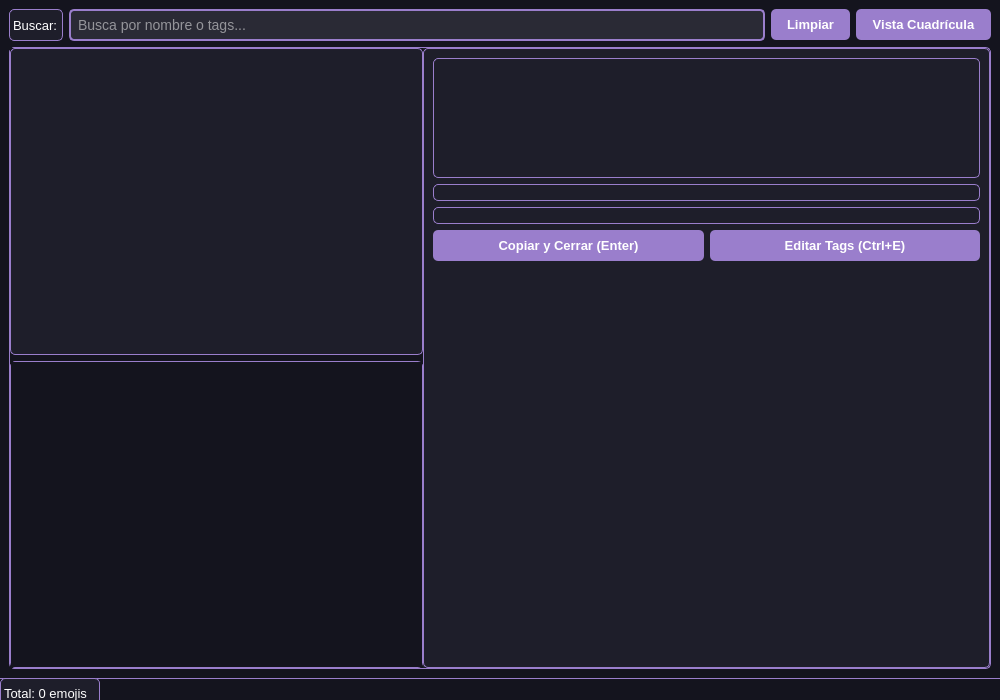
<?xml version="1.0" encoding="UTF-8"?>
<ui version="4.0">
 <class>MainWindow</class>
 <widget class="QMainWindow" name="MainWindow">
  <property name="geometry">
   <rect>
    <x>0</x>
    <y>0</y>
    <width>1000</width>
    <height>700</height>
   </rect>
  </property>
  <property name="windowTitle">
   <string>Gestor de Emojis</string>
  </property>
  <property name="styleSheet">
   <string notr="true">/* Tema oscuro personalizado */
QMainWindow {
    background-color: #14141e;
    color: white;
}

QWidget {
    background-color: #14141e;
    color: white;
}

QLineEdit {
    background-color: #2a2a35;
    border: 2px solid #9a7ecc;
    border-radius: 5px;
    padding: 5px;
    color: white;
    font-size: 14px;
}

QLineEdit:focus {
    border-color: #b59bd6;
    background-color: #32323f;
}

QListWidget {
    background-color: #1e1e2a;
    border: 1px solid #9a7ecc;
    border-radius: 5px;
    color: white;
    selection-background-color: #9a7ecc;
    selection-color: white;
    outline: none;
}

QListWidget::item {
    padding: 8px;
    border-bottom: 1px solid #2a2a35;
}

QListWidget::item:hover {
    background-color: #2a2a35;
}

QListWidget::item:selected {
    background-color: #9a7ecc;
    color: white;
}

QPushButton {
    background-color: #9a7ecc;
    color: white;
    border: none;
    border-radius: 5px;
    padding: 8px 16px;
    font-weight: bold;
    font-size: 13px;
}

QPushButton:hover {
    background-color: #b59bd6;
}

QPushButton:pressed {
    background-color: #8a6ebc;
}

QLabel {
    color: white;
    font-size: 13px;
}

QFrame {
    background-color: #1e1e2a;
    border: 1px solid #9a7ecc;
    border-radius: 5px;
}

QStatusBar {
    background-color: #14141e;
    color: white;
    border-top: 1px solid #9a7ecc;
}

QSplitter::handle {
    background-color: #9a7ecc;
    width: 3px;
}

QTextEdit {
    background-color: #2a2a35;
    border: 2px solid #9a7ecc;
    border-radius: 5px;
    color: white;
    padding: 5px;
    font-size: 13px;
}

QTextEdit:focus {
    border-color: #b59bd6;
    background-color: #32323f;
}

QScrollArea {
    background-color: #1e1e2a;
    border: 1px solid #9a7ecc;
    border-radius: 5px;
}

QScrollBar:vertical {
    background-color: #2a2a35;
    width: 12px;
    border-radius: 6px;
}

QScrollBar::handle:vertical {
    background-color: #9a7ecc;
    border-radius: 6px;
    min-height: 20px;
}

QScrollBar::handle:vertical:hover {
    background-color: #b59bd6;
}</string>
  </property>
  <widget class="QWidget" name="centralwidget">
   <layout class="QVBoxLayout" name="verticalLayout_main">
    <item>
     <layout class="QHBoxLayout" name="horizontalLayout_search">
      <item>
       <widget class="QLabel" name="label_search">
        <property name="text">
         <string>Buscar:</string>
        </property>
       </widget>
      </item>
      <item>
       <widget class="QLineEdit" name="lineEdit_search">
        <property name="placeholderText">
         <string>Busca por nombre o tags...</string>
        </property>
       </widget>
      </item>
      <item>
       <widget class="QPushButton" name="pushButton_clear">
        <property name="text">
         <string>Limpiar</string>
        </property>
       </widget>
      </item>
      <item>
       <widget class="QPushButton" name="pushButton_toggleView">
        <property name="text">
         <string>Vista Cuadrícula</string>
        </property>
       </widget>
      </item>
     </layout>
    </item>
    <item>
     <widget class="QSplitter" name="splitter_main">
      <property name="orientation">
       <enum>Qt::Horizontal</enum>
      </property>
      <widget class="QWidget" name="widget_emojiContainer">
       <layout class="QVBoxLayout" name="verticalLayout_emojiContainer">
        <property name="leftMargin">
         <number>0</number>
        </property>
        <property name="topMargin">
         <number>0</number>
        </property>
        <property name="rightMargin">
         <number>0</number>
        </property>
        <property name="bottomMargin">
         <number>0</number>
        </property>
        <item>
         <widget class="QListWidget" name="listWidget_emojis">
          <property name="font">
           <font>
            <pointsize>16</pointsize>
           </font>
          </property>
         </widget>
        </item>
        <item>
         <widget class="QScrollArea" name="scrollArea_emojiGrid">
          <property name="widgetResizable">
           <bool>true</bool>
          </property>
          <property name="visible">
           <bool>false</bool>
          </property>
          <widget class="QWidget" name="scrollAreaWidgetContents">
           <property name="geometry">
            <rect>
             <x>0</x>
             <y>0</y>
             <width>594</width>
             <height>588</height>
            </rect>
           </property>
           <layout class="QGridLayout" name="gridLayout_emojis">
            <property name="spacing">
             <number>5</number>
            </property>
           </layout>
          </widget>
         </widget>
        </item>
       </layout>
      </widget>
      <widget class="QFrame" name="frame_infoPanel">
       <property name="frameShape">
        <enum>QFrame::StyledPanel</enum>
       </property>
       <property name="frameShadow">
        <enum>QFrame::Raised</enum>
       </property>
       <layout class="QVBoxLayout" name="verticalLayout_infoPanel">
        <item>
         <widget class="QLabel" name="label_selectedEmoji">
          <property name="font">
           <font>
            <pointsize>72</pointsize>
           </font>
          </property>
          <property name="text">
           <string/>
          </property>
          <property name="alignment">
           <set>Qt::AlignCenter</set>
          </property>
          <property name="minimumSize">
           <size>
            <width>0</width>
            <height>120</height>
           </size>
          </property>
         </widget>
        </item>
        <item>
         <widget class="QLabel" name="label_emojiInfo">
          <property name="text">
           <string/>
          </property>
          <property name="wordWrap">
           <bool>true</bool>
          </property>
         </widget>
        </item>
        <item>
         <widget class="QLabel" name="label_tags">
          <property name="text">
           <string/>
          </property>
          <property name="wordWrap">
           <bool>true</bool>
          </property>
         </widget>
        </item>
        <item>
         <layout class="QHBoxLayout" name="horizontalLayout_actions">
          <item>
           <widget class="QPushButton" name="pushButton_copyAndClose">
            <property name="text">
             <string>Copiar y Cerrar (Enter)</string>
            </property>
           </widget>
          </item>
          <item>
           <widget class="QPushButton" name="pushButton_editTags">
            <property name="text">
             <string>Editar Tags (Ctrl+E)</string>
            </property>
           </widget>
          </item>
         </layout>
        </item>
        <item>
         <spacer name="verticalSpacer">
          <property name="orientation">
           <enum>Qt::Vertical</enum>
          </property>
          <property name="sizeHint" stdset="0">
           <size>
            <width>20</width>
            <height>40</height>
           </size>
          </property>
         </spacer>
        </item>
       </layout>
      </widget>
     </widget>
    </item>
   </layout>
  </widget>
  <widget class="QStatusBar" name="statusbar">
   <widget class="QLabel" name="label_status">
    <property name="text">
     <string>Total: 0 emojis</string>
    </property>
   </widget>
  </widget>
  <action name="actionCopyEmoji">
   <property name="text">
    <string>Copiar Emoji</string>
   </property>
   <property name="shortcut">
    <string>Return</string>
   </property>
  </action>
  <action name="actionEditTags">
   <property name="text">
    <string>Editar Tags</string>
   </property>
   <property name="shortcut">
    <string>Ctrl+E</string>
   </property>
  </action>
  <action name="actionFocusSearch">
   <property name="text">
    <string>Buscar</string>
   </property>
   <property name="shortcut">
    <string>Ctrl+F</string>
   </property>
  </action>
  <action name="actionClearSearch">
   <property name="text">
    <string>Limpiar Búsqueda</string>
   </property>
   <property name="shortcut">
    <string>Esc</string>
   </property>
  </action>
 </widget>
 <resources/>
 <connections>
  <connection>
   <sender>pushButton_clear</sender>
   <signal>clicked()</signal>
   <receiver>lineEdit_search</receiver>
   <slot>clear()</slot>
   <hints>
    <hint type="sourcelabel">
     <x>899</x>
     <y>41</y>
    </hint>
    <hint type="destinationlabel">
     <x>759</x>
     <y>41</y>
    </hint>
   </hints>
  </connection>
 </connections>
</ui>
